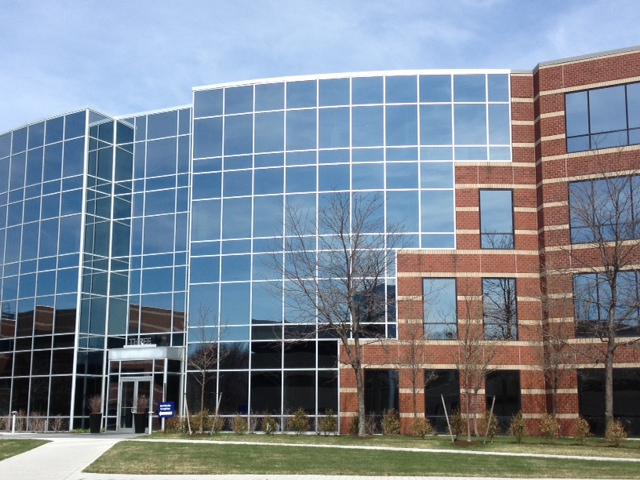
%> input picture Homeworks/Hw_3/Matlab/Q_2/building/building2.JPG, 640 x 480 px
$ octave q2.m   (GNU Octave 9; MATLAB toolbox functions it lacks are replaced by stand-ins)
%> lines starting %> are read from the running program, lines starting %| are printed output that depends on the picture
%%
clc;
clear;
close all;
addpath('sift')

display_image = true;

%% 1.
% Choose a single pair (two consecutive images) for the rest of this work from the folder “building”.

img1_path = './building/building2.JPG';
img2_path = './building/building3.JPG';
img1 = im2double(imread(img1_path));
img2 = im2double(imread(img2_path));
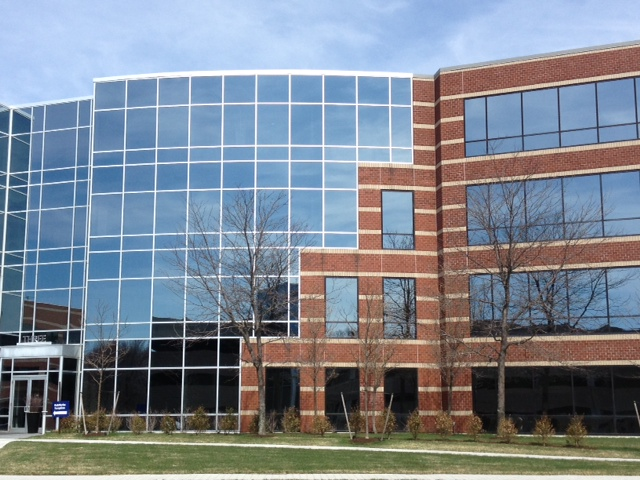
%> input picture Homeworks/Hw_3/Matlab/Q_2/building/building3.JPG, 640 x 480 px


if display_image == true
    figure(1)
    subplot(1,2,1)
    imshow(img1)
    title('Image no.1')
    subplot(1,2,2)
    imshow(img2)
    title('Image no.2')
    suptitle(sprintf('1.\nThe image pair:'))
end


img1 = padarray(img1,[500 500],0,'both');
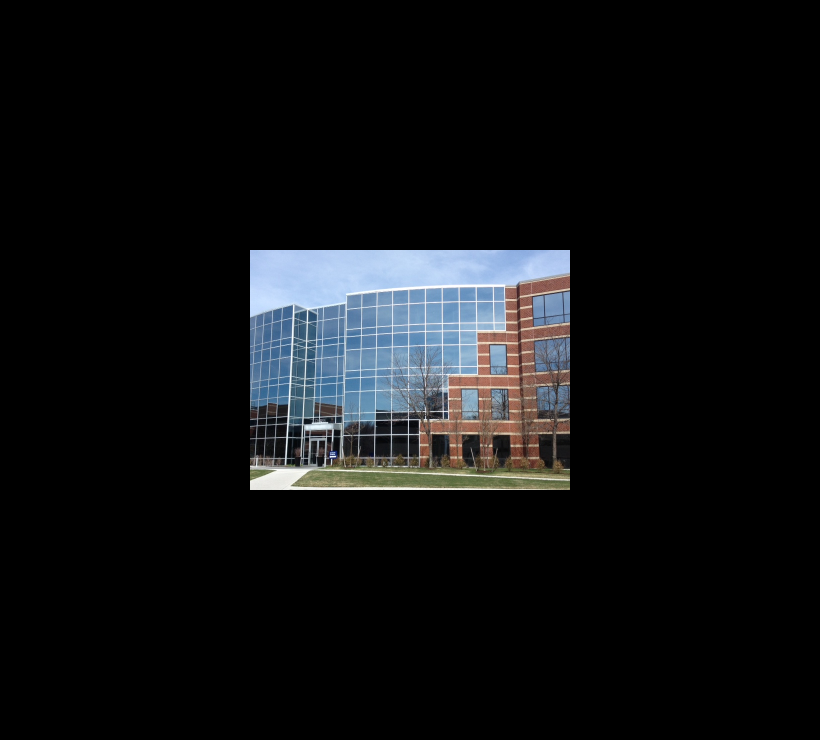
%> img1: size 1480x1640x3 double (shown at 1/2 size); mean R, G, B 0.0619, 0.0672, 0.0736
img2 = padarray(img2,[500 500],0,'both');
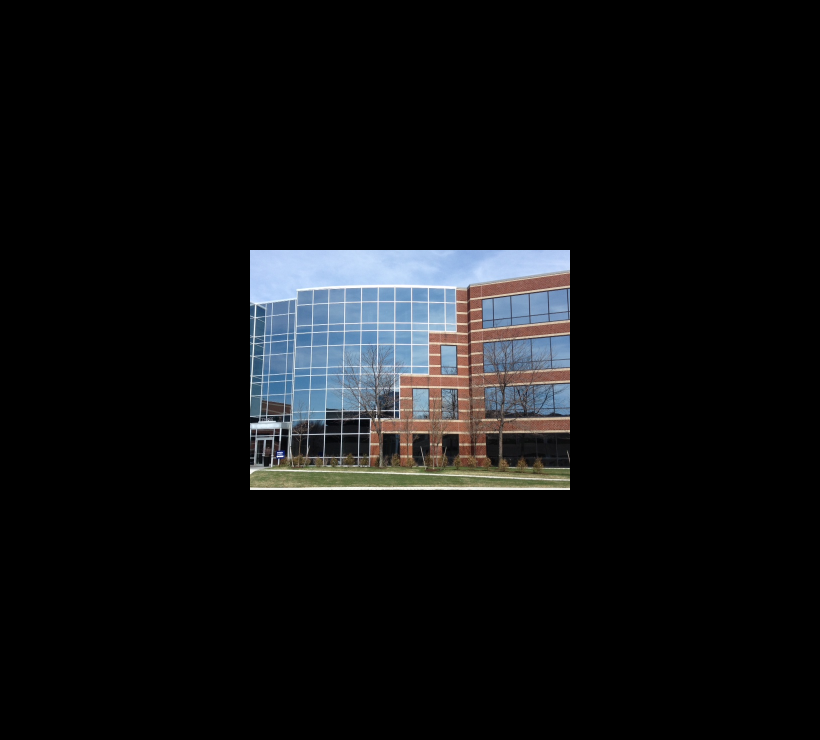
%> img2: size 1480x1640x3 double (shown at 1/2 size); mean R, G, B 0.0622, 0.0664, 0.0719

%% 2.
% For each image (in the chosen pair), convert to greyscale and extract its SIFT features and descriptors,
% using the function sift.m.

% extract its SIFT features and descriptors:
%> (the run ends here)
